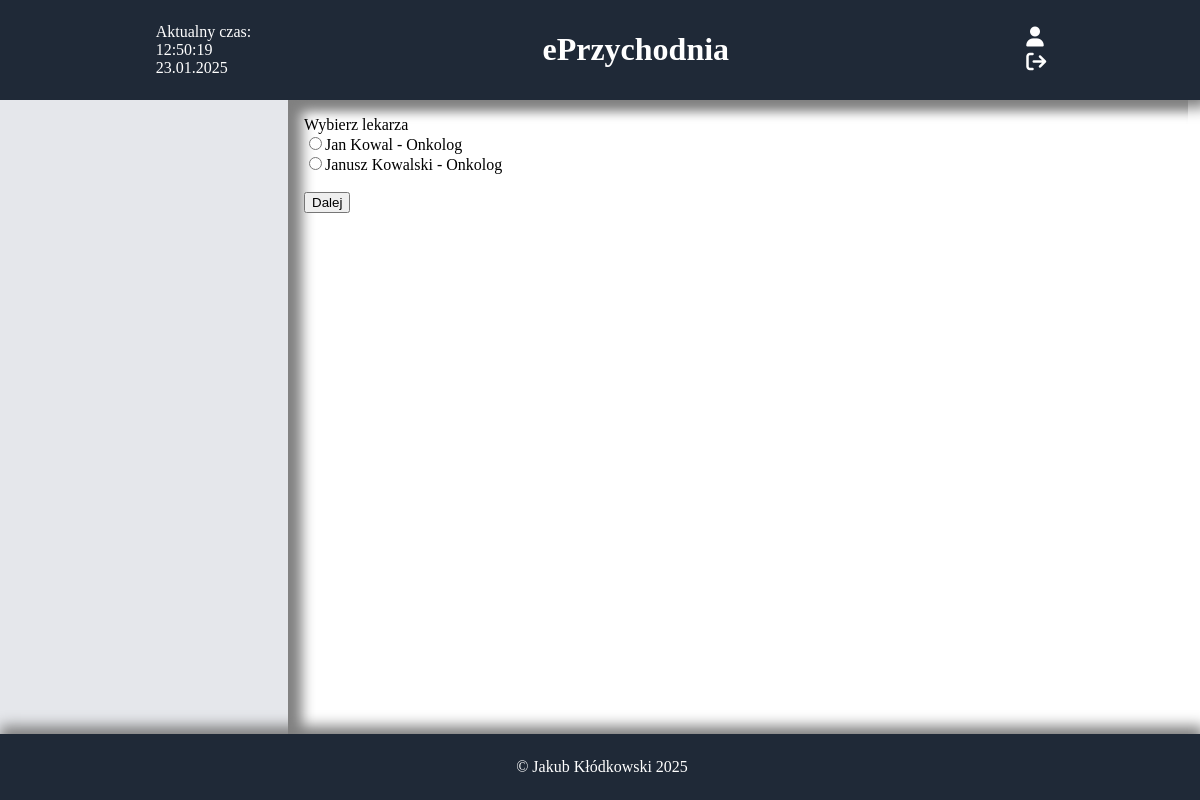
/rezerwuj_1.php, run on the app's committed database.
### tables this page shows
CREATE TABLE `pracownik` (
  `id_lekarza` int(10) UNSIGNED NOT NULL,
  `Imie` varchar(50) DEFAULT NULL,
  `Nazwisko` varchar(50) DEFAULT NULL,
  `Specjalizacja` varchar(100) DEFAULT NULL,
  `PWZ` varchar(100) DEFAULT NULL,
  `tel` char(9) DEFAULT NULL,
  `email` varchar(100) DEFAULT NULL,
  `stanowisko` varchar(100) NOT NULL,
  `login` char(9) DEFAULT NULL,
  `haslo` varchar(100) DEFAULT NULL
);

### rezerwuj_1.php (the view, shortened to what this page needs)
<!DOCTYPE html>
<html lang="pl">
<head>
    <link rel="stylesheet" href="https://cdnjs.cloudflare.com/ajax/libs/font-awesome/6.4.2/css/all.min.css">
    <link rel="stylesheet" href="style.css">
</head>
<body>
    <header>
    <div id="data"></div>
        <h1 class="text-xl font-bold text-center flex-1"><a href="index.php">ePrzychodnia</a></h1>
        <div>
            <form action="zaloguj.php">
                <button class="icon-button"><i class="fa-solid fa-user"></i></button>
            </form>
            <form action="wyloguj.php">
                <button class="icon-button"><i class="fa fa-sign-out"></i></button>
            </form>
        </div>
    </header>
    <div style="display: flex; flex: 1;">
        <nav>
        </nav>
        <main>
            <div class="index-content">
                <?php
                    $connect = mysqli_connect("localhost", "root", "", "eprzychodnia");
                    $sql = "SELECT `id_lekarza`, `Imie`, `Nazwisko`, `Specjalizacja` FROM `pracownik` WHERE (`id_lekarza` IS NOT NULL AND `id_lekarza` != 2) && `pracownik`.`stanowisko`='lekarz'";
                    $query = mysqli_query($connect, $sql);
                    echo "Wybierz lekarza <br>";
                    echo "<form action='rezerwuj_1_1.php' method='post'>";
                    while ($row = mysqli_fetch_assoc($query)) {
                        echo "<input type='radio' name='id_lekarz' value='" . $row['id_lekarza'] . "'>" . htmlspecialchars($row['Imie']) . " " . htmlspecialchars($row['Nazwisko']) . " - " . htmlspecialchars($row['Specjalizacja']) . "</input> <br>";
                    }
                ?>
                <br>
                <input type="submit" value="Dalej">
                </form>
        </main>
    </div>
    <footer>
        <p>&copy; Jakub Kłódkowski 2025</p>
    </footer>
</body>
</html>

### style.css (style rules this page uses)
body { display: flex; flex-direction: column; height: 100vh; margin: 0; width: 99vw; overflow-x: hidden; }
header { background-color: #1f2937; color: white; padding: 10px; width: 100%; display: flex; justify-content: space-around; align-items: center; text-decoration: none; box-shadow: 0px 8px 13px 0px gray; }
nav { background-color: #e5e7eb; width: 256px; padding: 16px; }
main { flex: 1; padding: 16px; box-shadow: inset 14px 8px 13px 0px gray; }
footer { background-color: #1f2937; color: white; text-align: center; padding: 8px; width: 100%; box-shadow: 0px -8px 13px 0px gray; }
.icon-button { color: white; font-size: 1.25rem; background: none; border: none; cursor: pointer; }
h1>a { text-decoration: none; color: white; }

### data on the page
pracownik: Imie "Jan", Nazwisko "Kowal", Specjalizacja "Onkolog"
pracownik: Imie "Janusz", Nazwisko "Kowalski", Specjalizacja "Onkolog"
